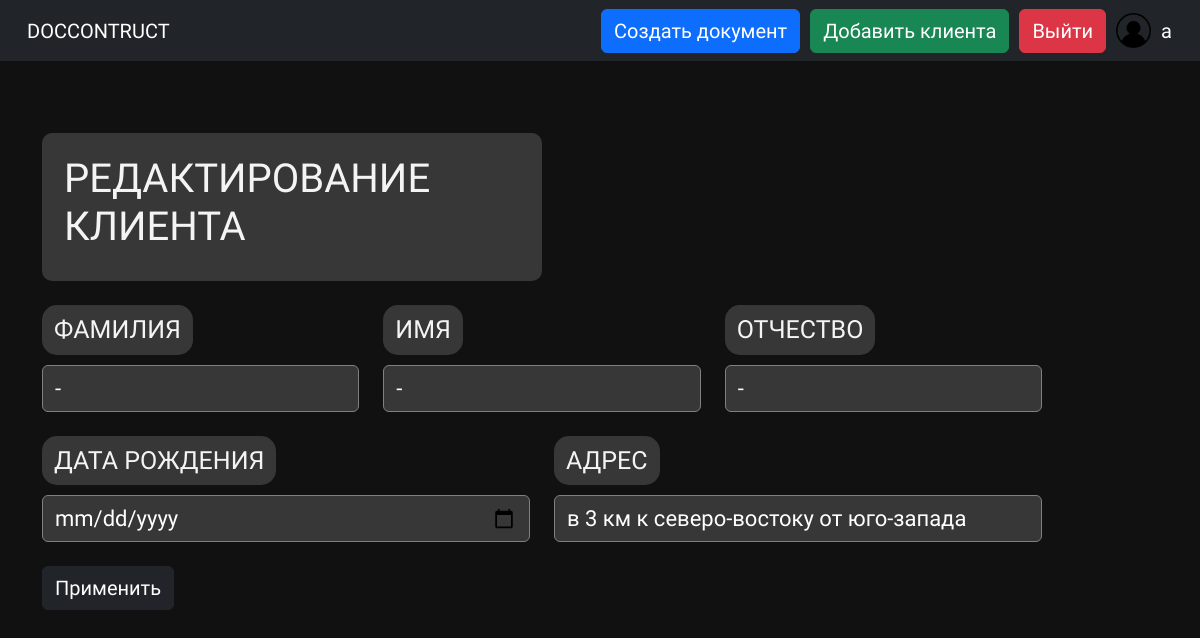
/edit_client/1 (signed in), run on the app's committed database.
### data/user.py (models this page shows, shortened)
class User(SqlAlchemyBase, UserMixin):
    __tablename__ = "users"
    id = sqlalchemy.Column(sqlalchemy.Integer, primary_key=True, autoincrement=True)
    name = sqlalchemy.Column(sqlalchemy.String, nullable=True)
    email = sqlalchemy.Column(sqlalchemy.String, index=True, unique=True, nullable=True)
    hashed_password = sqlalchemy.Column(sqlalchemy.String, nullable=True)
    created_date = sqlalchemy.Column(sqlalchemy.DateTime, default=datetime.datetime.now)
    clients = orm.relationship("Client", back_populates="user")

### data/client.py (models this page shows, shortened)
class Client(SqlAlchemyBase):
    __tablename__ = "clients"
    id = sqlalchemy.Column(sqlalchemy.Integer, primary_key=True, autoincrement=True)
    surname = sqlalchemy.Column(sqlalchemy.String, nullable=True)
    name = sqlalchemy.Column(sqlalchemy.String, nullable=True)
    patronymic = sqlalchemy.Column(sqlalchemy.String, nullable=True)
    address = sqlalchemy.Column(sqlalchemy.String, nullable=True)
    birth_date = sqlalchemy.Column(sqlalchemy.DateTime, nullable=True)
    created_date = sqlalchemy.Column(sqlalchemy.DateTime, default=datetime.datetime.now)
    user_id = sqlalchemy.Column(sqlalchemy.Integer, sqlalchemy.ForeignKey("users.id"))
    user = orm.relationship("User")

### main.py (the view, shortened to what this page needs)
@app.route("/edit_client/<int:client_id>", methods=["GET", "POST"])
@login_required
def edit_client(client_id):
    form = AddClientForm()
    if request.method == "GET":
        new_session = db_session.create_session()
        client = new_session.query(Client).filter(Client.id == client_id).first()
        form.surname.data = client.surname
        form.name.data = client.name
        form.patronymic.data = client.patronymic
        form.address.data = client.address
        """------------------------ НАДО ИСПРАВИТЬ ЭТУ ДИЧЬ ------------------------"""
        form.birth_date.data = "/".join(str(client.birth_date).split()[0].split("-")[::-1])
    return render_template("add_client.html", title="Редактирование клиента", form=form, user=current_user)

### forms/add_client_form.py
class AddClientForm(FlaskForm):
    surname = StringField("ФАМИЛИЯ", validators=[DataRequired()])
    name = StringField("ИМЯ", validators=[DataRequired()])
    patronymic = StringField("ОТЧЕСТВО", validators=[DataRequired()])
    address = StringField("АДРЕС", validators=[DataRequired()])
    birth_date = StringField("ДАТА РОЖДЕНИЯ", validators=[DataRequired()])
    submit = SubmitField("Применить")

### data/db_session.py (called while the page is built)
def create_session() -> Session:
    global __factory
    return __factory()

### main.py (called while the page is built)
@login_manager.user_loader
def load_user(user_id):
    new_session = db_session.create_session()
    return new_session.query(User).get(user_id)

### templates/add_client.html (shortened to what this page needs)
{% extends "header.html" %}
{% block head %}
<link rel="stylesheet" type="text/css" href="{{ url_for('static',filename='css/new_client.css') }}">
{% endblock %}
{% block content %}
<br>
<br>
<br>
<div class="register-text">
    <h1> {{ title|upper }} </h1>
</div>
<br>
<form class="login_form" method="post">
    <div class="row">
        <div class="col">
            <div class="reg-input">
                {{ form.surname.label(class="input-group-text") }}
                {{ form.surname(class='form-control') }}
            </div>
        </div>
        <div class="col">
            <div class="reg-input">
                {{ form.name.label(class="input-group-text") }}
                {{ form.name(class='form-control') }}
            </div>
        </div>
        <div class="col">
            <div class="reg-input">
                {{ form.patronymic.label(class="input-group-text") }}
                {{ form.patronymic(class='form-control') }}
            </div>
        </div>
    </div>
    <br>
    <div class="row">
        <div class="col">
            <div class="reg-input">
                {{ form.birth_date.label(class="input-group-text") }}
                {{ form.birth_date(class='form-control', type="date") }}
            </div>
        </div>
        <div class="col">
            <div class="reg-input">
                {{ form.address.label(class="input-group-text") }}
                {{ form.address(class='form-control') }}
            </div>
        </div>
    </div>
    <br>
    <div class="reg-input">
        {{ form.submit(class="btn btn-dark") }}
    </div>
    <br>
</form>
{% endblock %}

### templates/header.html (shortened to what this page needs)
<!doctype html>
<html lang="en">
<head>
    <link href="https://cdn.jsdelivr.net/npm/bootstrap@5.3.0-alpha1/dist/css/bootstrap.min.css" rel="stylesheet">
    <link rel="stylesheet" type="text/css" href="{{ url_for('static',filename='css/header.css') }}">
    {% block head %}
    {% endblock %}
</head>
<body>
<header>
    <nav class="navbar navbar-dark bg-dark">
        <div class="container-fluid">
            <a class="navbar-brand" href="/" style="align: center; margin-left: 15px">
            DOCCONTRUCT
            </a>
            {% if user.is_authenticated %}
            <a class="btn btn-primary ms-auto" type="button" style="margin-right: 10px; font-family: 'Oswald', sans-serif !important; font-size: 20px;" href="/create_document">Создать документ</a>
            <a class="btn btn-success" type="button" style="margin-right: 10px; font-family: 'Oswald', sans-serif !important; font-size: 20px;" href="/add_client">Добавить клиента</a>
            <a class="btn btn-danger" type="button" style="margin-right: 10px; font-family: 'Oswald', sans-serif !important; font-size: 20px;" href="/logout">Выйти</a>
            {% endif %}
            <a class="navbar-brand" href="/clients">
              <img src="{{ url_for('static',filename='img/user-icon.png') }}" alt="User">
              <span>{{ current_user.name }}</span>
            </a>
        </div>
    </nav>
</header>
<main role="main" class="container">
    {% block content %}{% endblock %}
</main>
</body>
</html>

### static/css/header.css (style rules this page uses)
body { background: #111; color: #f4f4f4; }
.navbar-brand { display: flex; align-items: center; justify-content: center; height: 100%; font-family: 'Oswald', sans-serif !important; font-size: 20px; }
.navbar-brand img { margin-right: 10px; width: 35px; height: 35px; }
.navbar-brand span { display: inline-block; }

### static/css/new_client.css (style rules this page uses)
.register-text { font-family: 'Oswald', sans-serif !important; border: 2px solid black; padding: 20px; max-width: 500px; background: #373737; border-color: #373737; border-radius: 10px; display: flex; align-items: center; justify-content: center; }
.login_form { max-width: 1000px; align-items: center; }
.input-group-text { background: #373737; max-width: 400px; color: #f4f4f4; border: 0px; border-radius: 15px; font-size: 25px; font-family: 'Oswald', sans-serif !important; display: flex; align-items: center; justify-content: center; }
.form-control { background: #373737; border-color: grey; color: white; max-width: 600px; margin: 0 auto; font-size: 22px; font-family: 'Oswald', sans-serif !important; }
.btn { float: right; font-family: 'Oswald', sans-serif !important; font-size: 20px; margin-right: 70px }
.reg-input { display: flex; flex-wrap: wrap; gap: 10px; }
div { line-height: 1.5; }

### data on the page
User: name "a"
Client: surname "-", name "-", patronymic "-", address "в 3 км к северо-востоку от юго-запада"

### other printed values
{{ title|upper }} "РЕДАКТИРОВАНИЕ КЛИЕНТА"
